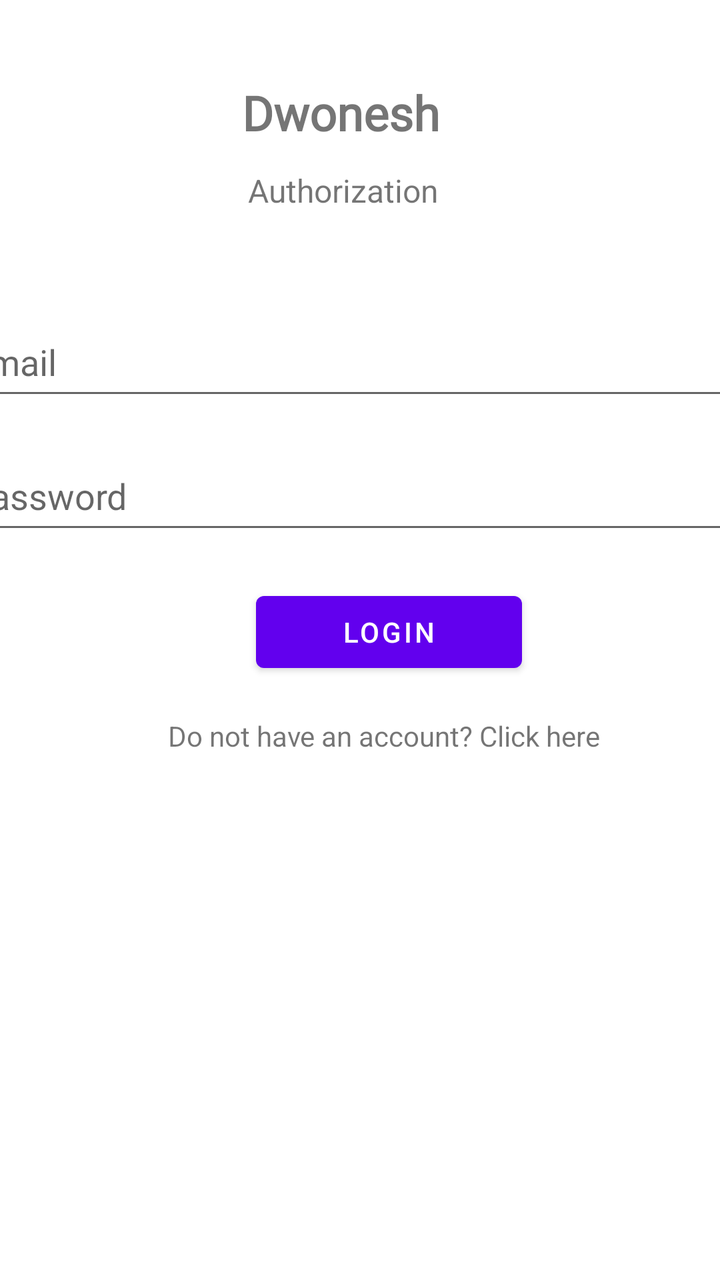
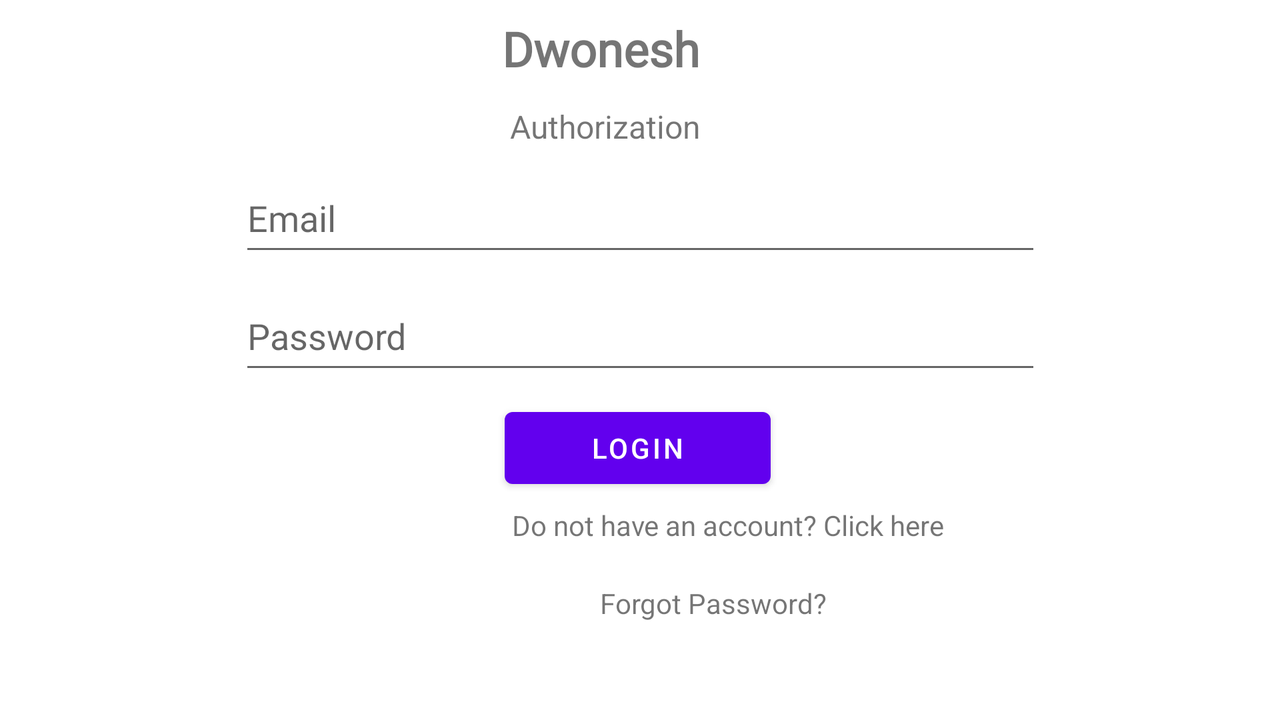

Two renders of one Android screen. The first uses the default layout on a phone; the second uses the alternative layout the repository ships for a different screen configuration, on a matching device. The two XML files are below.
<!-- AndroidManifest.xml: application theme Theme.Diplomich -->
<!-- res/layout/activity_login.xml -->
<?xml version="1.0" encoding="utf-8"?>
<androidx.constraintlayout.widget.ConstraintLayout xmlns:android="http://schemas.android.com/apk/res/android"
    xmlns:app="http://schemas.android.com/apk/res-auto"
    xmlns:tools="http://schemas.android.com/tools"
    android:layout_width="match_parent"
    android:layout_height="match_parent"
    tools:context=".Authentication.LoginActivity">

    <TextView
        android:id="@+id/ApplicationName"
        android:layout_width="wrap_content"
        android:layout_height="wrap_content"
        android:layout_marginTop="40dp"
        android:fontFamily="@font/allan_bold"
        android:text="@string/AppName"
        android:textColorHint="@color/purple_200"
        android:textSize="24sp"
        android:textStyle="bold"
        app:layout_constraintEnd_toEndOf="parent"
        app:layout_constraintHorizontal_bias="0.464"
        app:layout_constraintStart_toStartOf="parent"
        app:layout_constraintTop_toTopOf="parent" />


    <TextView
        android:id="@+id/LoginAccount"
        android:layout_width="wrap_content"
        android:layout_height="wrap_content"
        android:layout_marginTop="12dp"
        android:text="@string/Authorization"
        android:textSize="16sp"
        app:layout_constraintEnd_toEndOf="parent"
        app:layout_constraintHorizontal_bias="0.468"
        app:layout_constraintStart_toStartOf="parent"
        app:layout_constraintTop_toBottomOf="@+id/ApplicationName" />

    <EditText
        android:id="@+id/editLoginPasswordAddress"
        android:layout_width="401dp"
        android:layout_height="51dp"
        android:layout_marginStart="5dp"
        android:layout_marginTop="16dp"
        android:layout_marginEnd="5dp"
        android:ems="10"
        android:hint="@string/Password"
        android:inputType="textPassword"
        app:layout_constraintEnd_toEndOf="parent"
        app:layout_constraintStart_toStartOf="parent"
        app:layout_constraintTop_toBottomOf="@+id/editLoginEmailAddress" />

    <EditText
        android:id="@+id/editLoginEmailAddress"
        android:layout_width="401dp"
        android:layout_height="51dp"
        android:layout_marginStart="5dp"
        android:layout_marginTop="48dp"
        android:layout_marginEnd="5dp"
        android:ems="10"
        android:fontFamily="@font/aldrich"
        android:hint="@string/Email"
        android:inputType="textEmailAddress"
        app:layout_constraintEnd_toEndOf="parent"
        app:layout_constraintStart_toStartOf="parent"
        app:layout_constraintTop_toBottomOf="@+id/LoginAccount" />

    <Button
        android:id="@+id/LoginButton"
        android:layout_width="133dp"
        android:layout_height="48dp"
        android:layout_marginStart="128dp"
        android:layout_marginTop="20dp"
        android:layout_marginEnd="150dp"
        android:text="@string/Login"
        app:layout_constraintEnd_toEndOf="parent"
        app:layout_constraintHorizontal_bias="0.0"
        app:layout_constraintStart_toStartOf="parent"
        app:layout_constraintTop_toBottomOf="@+id/editLoginPasswordAddress" />

    <TextView
        android:id="@+id/RegisterText"
        android:layout_width="wrap_content"
        android:layout_height="wrap_content"
        android:layout_marginStart="84dp"
        android:text="@string/RegisterText"
        android:textSize="14sp"
        app:layout_constraintBottom_toBottomOf="parent"
        app:layout_constraintStart_toStartOf="parent"
        app:layout_constraintTop_toBottomOf="@+id/LoginButton"
        app:layout_constraintVertical_bias="0.065" />

</androidx.constraintlayout.widget.ConstraintLayout>
<!-- resources referenced by this layout -->
<resources>
  <color name="purple_200">#FFBB86FC</color>
  <string name="AppName">Dwonesh</string>
  <string name="Authorization">Authorization</string>
  <string name="Email">Email</string>
  <string name="Login">Login</string>
  <string name="Password">Password</string>
  <string name="RegisterText">Do not have an account? Click here</string>
  <style name="Theme.Diplomich" parent="Theme.MaterialComponents.DayNight.DarkActionBar">
          
          <item name="colorPrimary">@color/purple_500</item>
          <item name="colorPrimaryVariant">@color/purple_700</item>
          <item name="colorOnPrimary">@color/white</item>
          
          <item name="colorSecondary">@color/teal_200</item>
          <item name="colorSecondaryVariant">@color/teal_700</item>
          <item name="colorOnSecondary">@color/black</item>
          
          <item name="android:statusBarColor" tools:targetApi="l">?attr/colorPrimaryVariant</item>
          
      </style>
  <color name="purple_500">#FF6200EE</color>
  <color name="purple_700">#FF3700B3</color>
  <color name="white">#FFFFFFFF</color>
  <color name="teal_200">#FF03DAC5</color>
  <color name="teal_700">#FF018786</color>
  <color name="black">#FF000000</color>
</resources>
<!-- res/layout-land/activity_login.xml (the repository's variant of the layout above) -->
<!-- drawn on the phone turned sideways -->
<?xml version="1.0" encoding="utf-8"?>
<ScrollView xmlns:android="http://schemas.android.com/apk/res/android"
    xmlns:app="http://schemas.android.com/apk/res-auto"
    xmlns:tools="http://schemas.android.com/tools"
    android:layout_width="match_parent"
    android:layout_height="match_parent">

<androidx.constraintlayout.widget.ConstraintLayout
    android:layout_width="match_parent"
    android:layout_height="match_parent">

    <TextView
        android:id="@+id/ApplicationName"
        android:layout_width="wrap_content"
        android:layout_height="wrap_content"
        android:layout_marginTop="8dp"
        android:fontFamily="@font/allan_bold"
        android:text="@string/AppName"
        android:textColorHint="@color/purple_200"
        android:textSize="24sp"
        android:textStyle="bold"
        app:layout_constraintEnd_toEndOf="parent"
        app:layout_constraintHorizontal_bias="0.464"
        app:layout_constraintStart_toStartOf="parent"
        app:layout_constraintTop_toTopOf="parent" />


    <TextView
        android:id="@+id/LoginAccount"
        android:layout_width="wrap_content"
        android:layout_height="wrap_content"
        android:layout_marginTop="12dp"
        android:text="@string/Authorization"
        android:textSize="16sp"
        app:layout_constraintEnd_toEndOf="parent"
        app:layout_constraintHorizontal_bias="0.468"
        app:layout_constraintStart_toStartOf="parent"
        app:layout_constraintTop_toBottomOf="@+id/ApplicationName" />

    <EditText
        android:id="@+id/editLoginPasswordAddress"
        android:layout_width="401dp"
        android:layout_height="51dp"
        android:layout_marginStart="5dp"
        android:layout_marginTop="8dp"
        android:layout_marginEnd="5dp"
        android:ems="10"
        android:hint="@string/Password"
        android:inputType="textPassword"
        app:layout_constraintEnd_toEndOf="parent"
        app:layout_constraintStart_toStartOf="parent"
        app:layout_constraintTop_toBottomOf="@+id/editLoginEmailAddress" />

    <EditText
        android:id="@+id/editLoginEmailAddress"
        android:layout_width="401dp"
        android:layout_height="51dp"
        android:layout_marginStart="5dp"
        android:layout_marginTop="8dp"
        android:layout_marginEnd="5dp"
        android:ems="10"
        android:fontFamily="@font/aldrich"
        android:hint="@string/Email"
        android:inputType="textEmailAddress"
        app:layout_constraintEnd_toEndOf="parent"
        app:layout_constraintStart_toStartOf="parent"
        app:layout_constraintTop_toBottomOf="@+id/LoginAccount" />

    <Button
        android:id="@+id/LoginButton"
        android:layout_width="133dp"
        android:layout_height="48dp"
        android:layout_marginStart="128dp"
        android:layout_marginTop="8dp"
        android:layout_marginEnd="150dp"
        android:text="@string/Login"
        app:layout_constraintEnd_toEndOf="parent"
        app:layout_constraintHorizontal_bias="0.543"
        app:layout_constraintStart_toStartOf="parent"
        app:layout_constraintTop_toBottomOf="@+id/editLoginPasswordAddress" />

    <TextView
        android:id="@+id/RegisterText"
        android:layout_width="wrap_content"
        android:layout_height="wrap_content"
        android:layout_marginStart="256dp"
        android:text="@string/RegisterText"
        android:textSize="14sp"
        app:layout_constraintBottom_toBottomOf="parent"
        app:layout_constraintStart_toStartOf="parent"
        app:layout_constraintTop_toBottomOf="@+id/LoginButton"
        app:layout_constraintVertical_bias="0.06" />

    <ProgressBar
        android:id="@+id/progressBarLogin"
        style="?android:attr/progressBarStyle"
        android:layout_width="43dp"
        android:layout_height="27dp"
        android:layout_marginStart="352dp"
        android:layout_marginTop="12dp"
        android:visibility="invisible"
        app:layout_constraintStart_toStartOf="parent"
        app:layout_constraintTop_toBottomOf="@+id/textForgetPassword" />

    <TextView
        android:id="@+id/textForgetPassword"
        android:layout_width="wrap_content"
        android:layout_height="wrap_content"
        android:layout_marginStart="300dp"
        android:layout_marginTop="20dp"
        android:text="@string/ForgetPassword"
        app:layout_constraintStart_toStartOf="parent"
        app:layout_constraintTop_toBottomOf="@+id/RegisterText" />


</androidx.constraintlayout.widget.ConstraintLayout>
</ScrollView>
<!-- resources referenced by the variant -->
<!-- as the phone turned sideways resolves them -->
<resources>
  <color name="purple_200">#FFBB86FC</color>
  <string name="AppName">Dwonesh</string>
  <string name="Authorization">Authorization</string>
  <string name="Email">Email</string>
  <string name="ForgetPassword">Forgot Password?</string>
  <string name="Login">Login</string>
  <string name="Password">Password</string>
  <string name="RegisterText">Do not have an account? Click here</string>
  <style name="Theme.Diplomich" parent="Theme.MaterialComponents.DayNight.DarkActionBar">
          
          <item name="colorPrimary">@color/purple_500</item>
          <item name="colorPrimaryVariant">@color/purple_700</item>
          <item name="colorOnPrimary">@color/white</item>
          
          <item name="colorSecondary">@color/teal_200</item>
          <item name="colorSecondaryVariant">@color/teal_700</item>
          <item name="colorOnSecondary">@color/black</item>
          
          <item name="android:statusBarColor" tools:targetApi="l">?attr/colorPrimaryVariant</item>
          
      </style>
  <color name="purple_500">#FF6200EE</color>
  <color name="purple_700">#FF3700B3</color>
  <color name="white">#FFFFFFFF</color>
  <color name="teal_200">#FF03DAC5</color>
  <color name="teal_700">#FF018786</color>
  <color name="black">#FF000000</color>
</resources>
